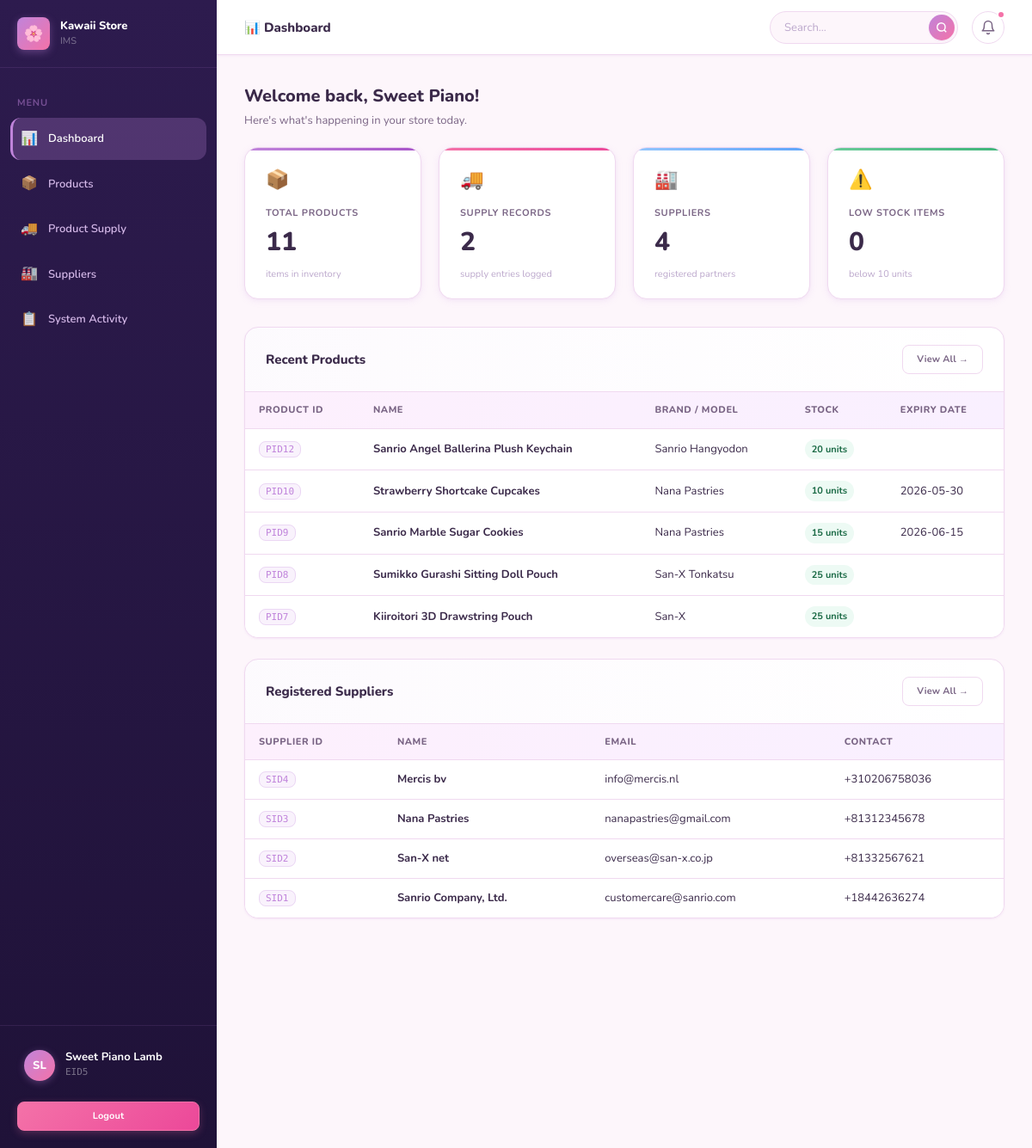
The app's page /dashboard.php (signed in) with its own data.
### tables this page shows
CREATE TABLE `employees` (
  `employee_id` varchar(10) NOT NULL,
  `id` int(11) NOT NULL,
  `first_name` varchar(50) NOT NULL,
  `last_name` varchar(50) NOT NULL,
  `email_address` varchar(50) NOT NULL,
  `contact_number` varchar(20) NOT NULL,
  `username` varchar(25) NOT NULL,
  `password` varchar(255) NOT NULL,
  `reset_token` varchar(64) DEFAULT NULL,
  `token_expiry` datetime DEFAULT NULL,
  `created_at` datetime DEFAULT current_timestamp()
);

CREATE TABLE `products` (
  `product_id` varchar(10) NOT NULL,
  `id` int(11) NOT NULL,
  `name` varchar(50) NOT NULL,
  `brand` varchar(50) NOT NULL,
  `model` varchar(50) DEFAULT NULL,
  `color` varchar(50) DEFAULT NULL,
  `expiry_date` date DEFAULT NULL,
  `supplier_id` varchar(10) DEFAULT NULL,
  `stock` int(10) NOT NULL DEFAULT 0,
  `created_at` datetime DEFAULT current_timestamp()
);

CREATE TABLE `suppliers` (
  `supplier_id` varchar(10) NOT NULL,
  `id` int(11) NOT NULL,
  `name` varchar(50) NOT NULL,
  `email_address` varchar(100) NOT NULL,
  `contact_number` varchar(20) NOT NULL,
  `created_at` datetime DEFAULT current_timestamp()
);

### dashboard.php (the view, shortened to what the rows shown need)
<?php
require_once 'config/db.php';
class security_helper {
    public static function xss_clean($data) {
        if ($data === null) {
            return '';
        }
        $data = htmlspecialchars($data, ENT_QUOTES | ENT_SUBSTITUTE | ENT_HTML5, 'UTF-8');
        return preg_replace('/[\x00-\x08\x0B\x0C\x0E-\x1F\x7F]/', '', $data);
    }
}
class product_manager {
    private $pdo;
    public function __construct($pdo_instance) {
        $this->pdo = $pdo_instance;
    }
    public function fetch_all_with_filters($search = '') {
        return $this->pdo->query("SELECT * FROM products ORDER BY created_at DESC")->fetchAll();
    }
    public function count_total() {
        return (int) $this->pdo->query("SELECT COUNT(*) FROM products")->fetchColumn();
    }
    public function count_low_stock() {
        return (int) $this->pdo->query("SELECT COUNT(*) FROM products WHERE stock < 10")->fetchColumn();
    }
}
class product_supply_manager {
    private $pdo;
    public function __construct($pdo_instance) {
        $this->pdo = $pdo_instance;
    }
    public function fetch_all_with_filters($search = '') {
        $sql = "SELECT ps.*, p.name AS product_name, s.name AS supplier_name
                FROM products_supply ps
                LEFT JOIN products p ON ps.product_id = p.product_id
                LEFT JOIN suppliers s ON ps.supplier_id = s.supplier_id
                ORDER BY ps.delivery_date DESC";
        return $this->pdo->query($sql)->fetchAll();
    }
    public function count_total() {
        try {
            return (int) $this->pdo->query("SELECT COUNT(*) FROM products_supply")->fetchColumn();
        } catch (PDOException $e) {
            return 0;
        }
    }
}
class supplier_manager {
    private $pdo;
    public function __construct($pdo_instance) {
        $this->pdo = $pdo_instance;
    }
    public function fetch_all_with_filters($search = '') {
        return $this->pdo->query("SELECT * FROM suppliers ORDER BY name ASC")->fetchAll();
    }
    public function count_total() {
        return (int) $this->pdo->query("SELECT COUNT(*) FROM suppliers")->fetchColumn();
    }
}
class profile_manager {
    private $pdo;
    public function __construct($pdo_instance) {
        $this->pdo = $pdo_instance;
    }
    public function fetch_profile($user_id) {
        $stmt = $this->pdo->prepare("SELECT * FROM employees WHERE id = :user_id");
        $stmt->execute(['user_id' => $user_id]);
        return $stmt->fetch(PDO::FETCH_ASSOC);
    }
}
class dashboard_controller {
    private $product_mgr;
    private $supply_mgr;
    private $supplier_mgr;
    private $profile_mgr;
    public function __construct($pdo_instance) {
        $this->product_mgr  = new product_manager($pdo_instance);
        $this->supply_mgr   = new product_supply_manager($pdo_instance);
        $this->supplier_mgr = new supplier_manager($pdo_instance);
        $this->profile_mgr  = new profile_manager($pdo_instance);
    }
    public function get_products($search = '') { return $this->product_mgr->fetch_all_with_filters($search); }
    public function get_suppliers($search = '') { return $this->supplier_mgr->fetch_all_with_filters($search); }
    public function get_profile()               { return $this->profile_mgr->fetch_profile($_SESSION['user_id']); }
    public function get_stats() {
        return [
            'total_products'  => $this->product_mgr->count_total(),
            'total_suppliers' => $this->supplier_mgr->count_total(),
            'total_supplies'  => $this->supply_mgr->count_total(),
            'low_stock'       => $this->product_mgr->count_low_stock(),
        ];
    }
}
$controller = new dashboard_controller($pdo);
$controller->handle_post_requests();
$active_tab    = $_GET['tab'] ?? 'dashboard';
$search_query  = trim($_GET['search'] ?? '');
$products_list  = $controller->get_products($search_query);
$suppliers_list = $controller->get_suppliers($search_query);
$profile_data   = $controller->get_profile();
$stats          = $controller->get_stats();
$display_name = trim(($profile_data['first_name'] ?? $_SESSION['first_name'] ?? '') . ' ' . ($profile_data['last_name'] ?? $_SESSION['last_name'] ?? ''));
$initials = strtoupper(substr($profile_data['first_name'] ?? $_SESSION['first_name'] ?? 'U', 0, 1) . substr($profile_data['last_name'] ?? $_SESSION['last_name'] ?? '', 0, 1));
?>
<!DOCTYPE html>
<html lang="en">
<head>
    <link rel="stylesheet" href="assets/style.css">
</head>
<body>
<div class="dashboard-layout">
    <div class="sidebar">
        <div class="sidebar_footer">
            <div class="sidebar_user" onclick="document.getElementById('dlg_profile').classList.add('is-open')" title="Edit your profile">
                <div class="sidebar_user-avatar"><?php echo security_helper::xss_clean($initials); ?></div>
                <div>
                    <div class="sidebar_user-name"><?php echo security_helper::xss_clean($display_name); ?></div>
                    <div class="sidebar_user-id"><?php echo security_helper::xss_clean($_SESSION['employee_id']); ?></div>
                </div>
            </div>
        </div>
    </div>
    <div class="main-content">
        <div class="content-area">
            <?php if ($active_tab === 'dashboard'): ?>
            <div class="page-section">
                <div class="section-header">
                    <div>
                        <div class="section-title">Welcome back, <?php echo security_helper::xss_clean($profile_data['first_name'] ?? $_SESSION['first_name'] ?? 'there'); ?>!</div>
                        <div class="section-subtitle">Here's what's happening in your store today.</div>
                    </div>
                </div>
                <div class="stat-cards">
                    <div class="stat-card stat-card--purple">
                        <div class="stat-card_icon">📦</div>
                        <div class="stat-card_label">Total Products</div>
                        <div class="stat-card_value"><?php echo $stats['total_products']; ?></div>
                        <div class="stat-card_sub">items in inventory</div>
                    </div>
                    <div class="stat-card stat-card--pink">
                        <div class="stat-card_icon">🚚</div>
                        <div class="stat-card_label">Supply Records</div>
                        <div class="stat-card_value"><?php echo $stats['total_supplies']; ?></div>
                        <div class="stat-card_sub">supply entries logged</div>
                    </div>
                    <div class="stat-card stat-card--blue">
                        <div class="stat-card_icon">🏭</div>
                        <div class="stat-card_label">Suppliers</div>
                        <div class="stat-card_value"><?php echo $stats['total_suppliers']; ?></div>
                        <div class="stat-card_sub">registered partners</div>
                    </div>
                    <div class="stat-card stat-card--mint">
                        <div class="stat-card_icon">⚠️</div>
                        <div class="stat-card_label">Low Stock Items</div>
                        <div class="stat-card_value"><?php echo $stats['low_stock']; ?></div>
                        <div class="stat-card_sub">below 10 units</div>
                    </div>
                </div>
                <div class="card mb-6">
                    <div class="card_header">
                        <span class="card_title">Recent Products</span>
                        <a href="?tab=products" class="btn btn--ghost btn--sm">View All →</a>
                    </div>
                    <div class="table-wrapper" style="border:none; border-radius:0; box-shadow:none;">
                        <table class="data-table">
                            <thead>
                                <tr>
                                    <th>Product ID</th>
                                    <th>Name</th>
                                    <th>Brand / Model</th>
                                    <th>Stock</th>
                                    <th>Expiry Date</th>
                                </tr>
                            </thead>
                            <tbody>
                                <?php
                                $recent = array_slice($products_list, 0, 5);
                                if (empty($recent)): ?>
                                    <tr><td colspan="5" class="table-empty"><div class="table-empty_icon">🌸</div><div class="table-empty_text">No products yet.</div></td></tr>
                                <?php else: foreach ($recent as $prod): ?>
                                    <tr>
                                        <td><span class="mono-id"><?php echo security_helper::xss_clean($prod['product_id']); ?></span></td>
                                        <td><strong><?php echo security_helper::xss_clean($prod['name']); ?></strong></td>
                                        <td><?php echo security_helper::xss_clean($prod['brand'] . ' ' . $prod['model']); ?></td>
                                        <td>
                                            <?php $stock_badge = (int)$prod['stock'] < 10 ? 'badge--low-stock' : 'badge--ok'; ?>
                                            <span class="badge <?php echo $stock_badge; ?>"><?php echo security_helper::xss_clean($prod['stock']); ?> units</span>
                                        </td>
                                        <td><?php echo security_helper::xss_clean($prod['expiry_date']); ?></td>
                                    </tr>
                                <?php endforeach; endif; ?>
                            </tbody>
                        </table>
                    </div>
                </div>
                <div class="card">
                    <div class="card_header">
                        <span class="card_title">Registered Suppliers</span>
                        <a href="?tab=suppliers" class="btn btn--ghost btn--sm">View All →</a>
                    </div>
                    <div class="table-wrapper" style="border:none; border-radius:0; box-shadow:none;">
                        <table class="data-table">
                            <thead>
                                <tr>
                                    <th>Supplier ID</th>
                                    <th>Name</th>
                                    <th>Email</th>
                                    <th>Contact</th>
                                </tr>
                            </thead>
                            <tbody>
                                <?php
                                $recent_sup = array_slice($suppliers_list, 0, 5);
                                if (empty($recent_sup)): ?>
                                    <tr><td colspan="4" class="table-empty"><div class="table-empty_icon">🏭</div><div class="table-empty_text">No suppliers yet.</div></td></tr>
                                <?php else: foreach ($recent_sup as $sup): ?>
                                    <tr>
                                        <td><span class="mono-id"><?php echo security_helper::xss_clean($sup['supplier_id']); ?></span></td>
                                        <td><strong><?php echo security_helper::xss_clean($sup['name']); ?></strong></td>
                                        <td><?php echo security_helper::xss_clean($sup['email_address']); ?></td>
                                        <td><?php echo security_helper::xss_clean($sup['contact_number']); ?></td>
                                    </tr>
                                <?php endforeach; endif; ?>
                            </tbody>
                        </table>
                    </div>
                </div>
            </div>
            <?php endif; ?>
        </div>
    </div>
</div>
</body>
</html>

### records on screen
employees: security_helper::xss_clean($initials) "SL", security_helper::xss_clean($display_name) "Sweet Piano Lamb", first_name "Sweet Piano"
products: product_id "PID12", name "Sanrio Angel Ballerina Plush Keychain", security_helper::xss_clean($prod['brand'] . ' ' . $prod['model']) "Sanrio Hangyodon", stock "20"
products: product_id "PID10", name "Strawberry Shortcake Cupcakes", security_helper::xss_clean($prod['brand'] . ' ' . $prod['model']) "Nana Pastries", stock "10", expiry_date "2026-05-30"
products: product_id "PID9", name "Sanrio Marble Sugar Cookies", security_helper::xss_clean($prod['brand'] . ' ' . $prod['model']) "Nana Pastries", stock "15", expiry_date "2026-06-15"
products: product_id "PID8", name "Sumikko Gurashi Sitting Doll Pouch", security_helper::xss_clean($prod['brand'] . ' ' . $prod['model']) "San-X Tonkatsu", stock "25"
products: product_id "PID7", name "Kiiroitori 3D Drawstring Pouch", security_helper::xss_clean($prod['brand'] . ' ' . $prod['model']) "San-X", stock "25"
suppliers: supplier_id "SID4", name "Mercis bv", email_address "info@mercis.nl", contact_number "+310206758036"
suppliers: supplier_id "SID3", name "Nana Pastries", email_address "nanapastries@gmail.com", contact_number "+81312345678"
suppliers: supplier_id "SID2", name "San-X net", email_address "overseas@san-x.co.jp", contact_number "+81332567621"
suppliers: supplier_id "SID1", name "Sanrio Company, Ltd.", email_address "customercare@sanrio.com", contact_number "+18442636274"

### other values on screen
security_helper::xss_clean($_SESSION['employee_id']) "EID5"
$tab_titles[$active_tab] "📊 Dashboard"
$stats['total_products'] "11"
$stats['total_supplies'] "2"
$stats['total_suppliers'] "4"
$stats['low_stock'] "0"
